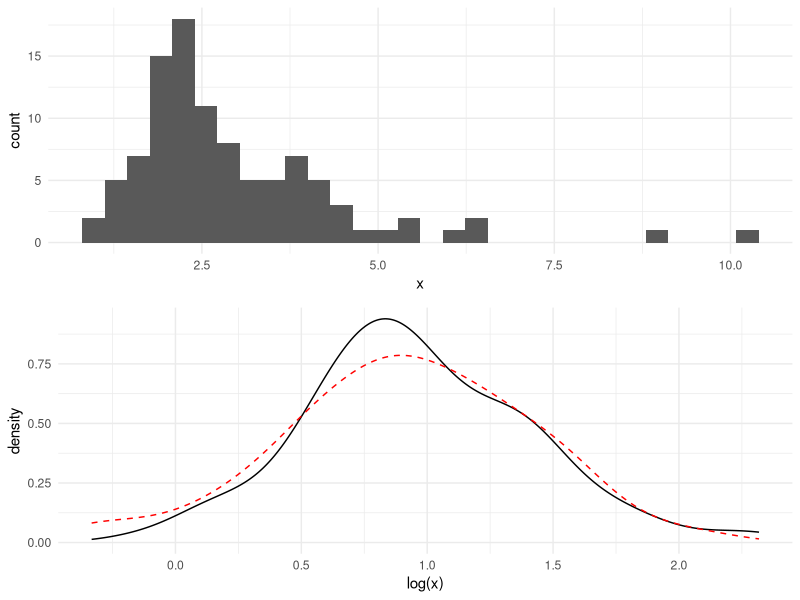

The R script that drew this image:
## ---- chunk 1
knitr::opts_chunk$set(echo = TRUE)
require(ggplot2)
require(gridExtra)
## ---- chunk 2
n <- 100
mu <- 1
sd <- 0.5

set.seed(2019)
x <- rlnorm(n, mu, sd)
y <- rnorm(n, mu, sd)
## ---- chunk 3
# Histogram
p_hist <- ggplot() +
  geom_histogram( aes( x = x)) + 
  theme_minimal()

# Density on log scale
p_dens <- ggplot() + 
  geom_density( aes(x = log(x))) + 
  geom_density( aes(x = y), lty = 2, col = "red") + 
  theme_minimal()
## ---- chunk 4
gridExtra::grid.arrange(p_hist, p_dens)
